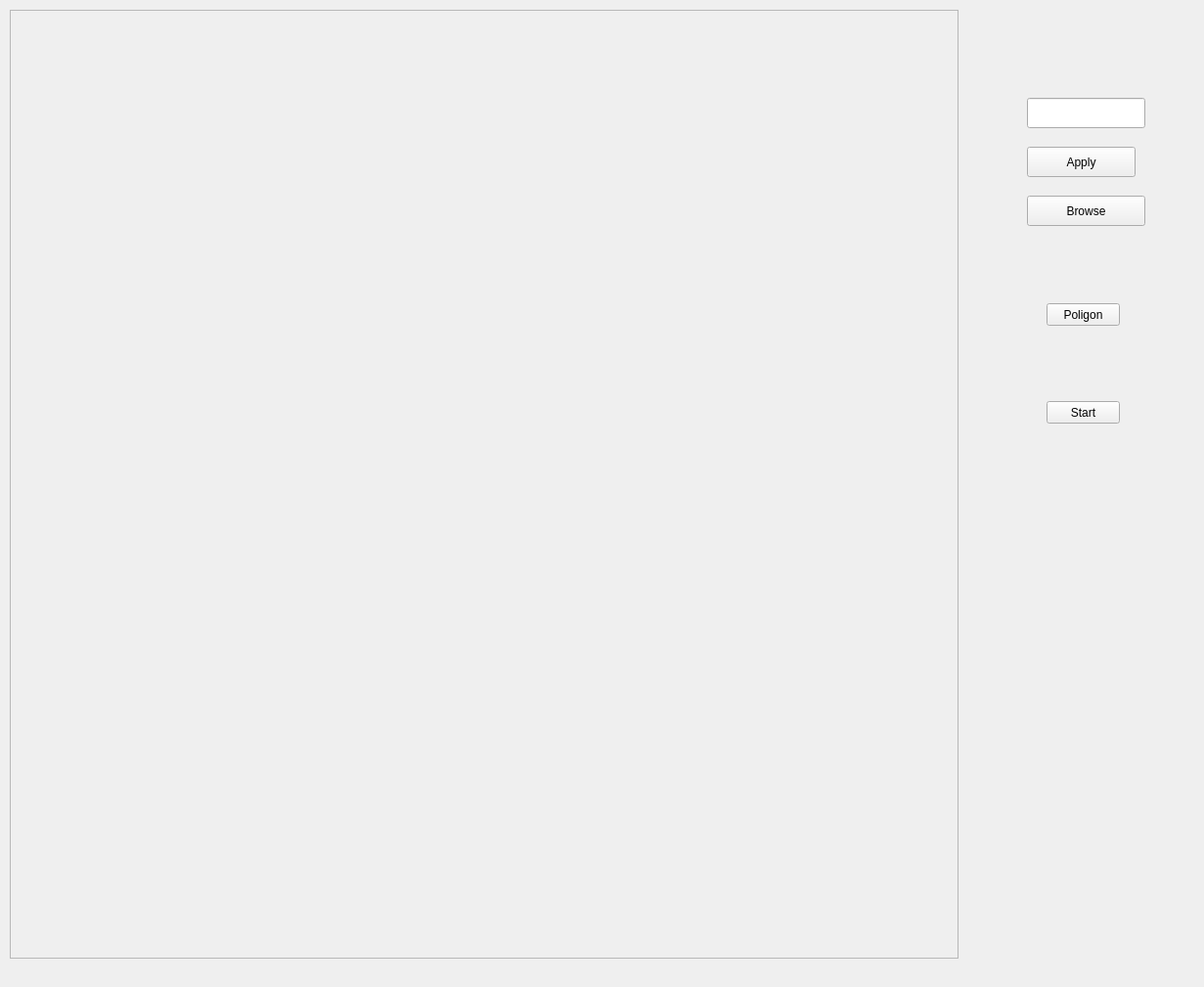
<?xml version="1.0" encoding="UTF-8"?>
<ui version="4.0">
 <class>Dialog</class>
 <widget class="QDialog" name="Dialog">
  <property name="geometry">
   <rect>
    <x>0</x>
    <y>0</y>
    <width>1231</width>
    <height>1009</height>
   </rect>
  </property>
  <property name="windowTitle">
   <string>Dialog</string>
  </property>
  <widget class="QDialogButtonBox" name="buttonBox">
   <property name="geometry">
    <rect>
     <x>200</x>
     <y>610</y>
     <width>621</width>
     <height>32</height>
    </rect>
   </property>
   <property name="orientation">
    <enum>Qt::Horizontal</enum>
   </property>
   <property name="standardButtons">
    <set>QDialogButtonBox::Cancel|QDialogButtonBox::Ok</set>
   </property>
  </widget>
  <widget class="QLineEdit" name="lineEdit">
   <property name="geometry">
    <rect>
     <x>1050</x>
     <y>100</y>
     <width>121</width>
     <height>31</height>
    </rect>
   </property>
  </widget>
  <widget class="QPushButton" name="BrowseButton">
   <property name="geometry">
    <rect>
     <x>1050</x>
     <y>200</y>
     <width>121</width>
     <height>31</height>
    </rect>
   </property>
   <property name="text">
    <string>Browse</string>
   </property>
  </widget>
  <widget class="QPushButton" name="EnterButton">
   <property name="geometry">
    <rect>
     <x>1050</x>
     <y>150</y>
     <width>111</width>
     <height>31</height>
    </rect>
   </property>
   <property name="text">
    <string>Apply</string>
   </property>
  </widget>
  <widget class="QScrollArea" name="FirstFrame">
   <property name="geometry">
    <rect>
     <x>10</x>
     <y>10</y>
     <width>970</width>
     <height>970</height>
    </rect>
   </property>
   <property name="widgetResizable">
    <bool>true</bool>
   </property>
   <widget class="QWidget" name="scrollAreaWidgetContents_2">
    <property name="geometry">
     <rect>
      <x>0</x>
      <y>0</y>
      <width>968</width>
      <height>968</height>
     </rect>
    </property>
   </widget>
  </widget>
  <widget class="QPushButton" name="startObjectDetection">
   <property name="geometry">
    <rect>
     <x>1070</x>
     <y>410</y>
     <width>75</width>
     <height>23</height>
    </rect>
   </property>
   <property name="text">
    <string>Start</string>
   </property>
  </widget>
  <widget class="QPushButton" name="poligonButton">
   <property name="geometry">
    <rect>
     <x>1070</x>
     <y>310</y>
     <width>75</width>
     <height>23</height>
    </rect>
   </property>
   <property name="text">
    <string>Poligon</string>
   </property>
  </widget>
 </widget>
 <resources/>
 <connections>
  <connection>
   <sender>buttonBox</sender>
   <signal>accepted()</signal>
   <receiver>Dialog</receiver>
   <slot>accept()</slot>
   <hints>
    <hint type="sourcelabel">
     <x>248</x>
     <y>254</y>
    </hint>
    <hint type="destinationlabel">
     <x>157</x>
     <y>274</y>
    </hint>
   </hints>
  </connection>
  <connection>
   <sender>buttonBox</sender>
   <signal>rejected()</signal>
   <receiver>Dialog</receiver>
   <slot>reject()</slot>
   <hints>
    <hint type="sourcelabel">
     <x>316</x>
     <y>260</y>
    </hint>
    <hint type="destinationlabel">
     <x>286</x>
     <y>274</y>
    </hint>
   </hints>
  </connection>
 </connections>
</ui>
